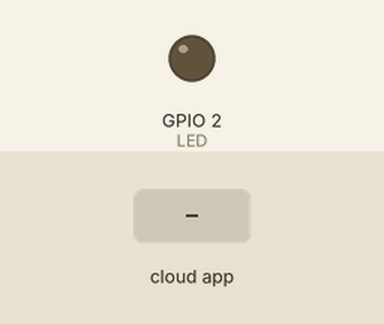
This sketch was run on a simulated ESP32. Shown: output pins drawn as LEDs (lit = HIGH). The test bench sets the inputs (shaded band). WiFi joins after 1.5 s; servers stay silent unless stated; random numbers use the default seed unless the sketch sets one; the Firebase database answers and starts empty; what the sketch prints to the serial monitor is not drawn.

Above: at 2.8 s.
2.9 s: the phone or cloud app sets LED_STATUS to 1
At 4.5 s:
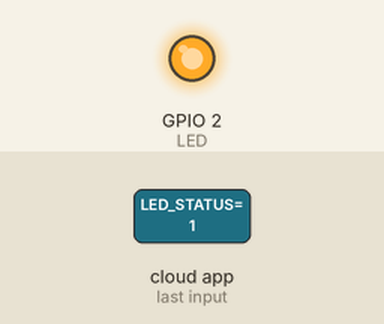
4.9 s: the phone or cloud app sets LED_STATUS to 0
At 5.9 s:
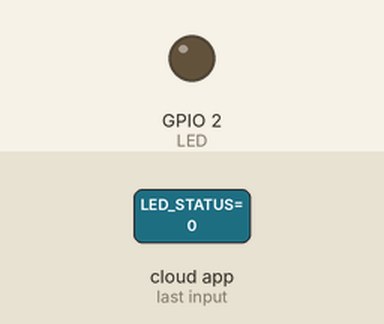
Timing chart, 0 to 7.9 s (numbered marks = the images above; inputs shaded):
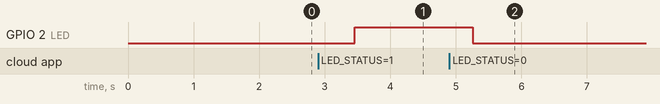

The sketch:

ESP32_Firebase_Control_LED.ino
```cpp
#include <WiFi.h>
#include <FirebaseESP32.h>
/*
Tên thư viện: Firebase ESP32 Client
Version: 3.9.6
*/
#define LED 2

// Khai báo thông tin đăng nhập WiFi
#define WIFI_SSID "Automatic"
#define WIFI_PASSWORD "0325270213"

#define FIREBASE_HOST "iot-basic-83481-default-rtdb.firebaseio.com/"
#define FIREBASE_AUTH "b0xkNbviGv8A39ytWEpds1FO0rCMNYW9ddn03Pej"
// Khai báo đối tượng Firebase
FirebaseData firebaseData;
String path ="/";

void setup() {

  pinMode(LED,OUTPUT);

  Serial.begin(115200);

  WiFi.begin(WIFI_SSID,WIFI_PASSWORD);
  Serial.print("Connecting to Wi-Fi");

  while (WiFi.status() != WL_CONNECTED) {
    Serial.print(".");
    delay(300);
  }
  Serial.println();
  Serial.print("Connected with IP: ");
  Serial.println(WiFi.localIP());
  Serial.println();

  Firebase.begin(FIREBASE_HOST,FIREBASE_AUTH);
  Firebase.reconnectWiFi(true);

  if(!Firebase.beginStream(firebaseData,path))
  {
    Serial.println("REASON: " + firebaseData.errorReason());
    Serial.println();
  }
 else
 {
    Serial.println("Đã kết nối Firebase");
  }

}
void loop(){
      Firebase.setInt(firebaseData, "/number1",random(0,100));
      Firebase.setInt(firebaseData, "/number2",random(0,100));
      Firebase.setInt(firebaseData, "/number3",random(0,100));

   if (Firebase.getInt(firebaseData, "/LED_STATUS")) {
    int ledState = firebaseData.intData();
    Serial.print("Received LED_STATUS value: ");
    Serial.println(ledState); // In ra giá trị nhận được từ Firebase
    if (ledState == 1) {
      digitalWrite(LED, HIGH); // Bật LED 1
      Serial.println("Turning LED ON");
    } else {
      digitalWrite(LED, LOW); // Tắt LED 1
      Serial.println("Turning LED OFF");
    }
  }


} 
```

Measured:
- after the input at 2.9 s, GPIO 2 (LED): LOW → HIGH after 0.55 s
- after the input at 4.9 s, GPIO 2 (LED): HIGH → LOW after 0.36 s
